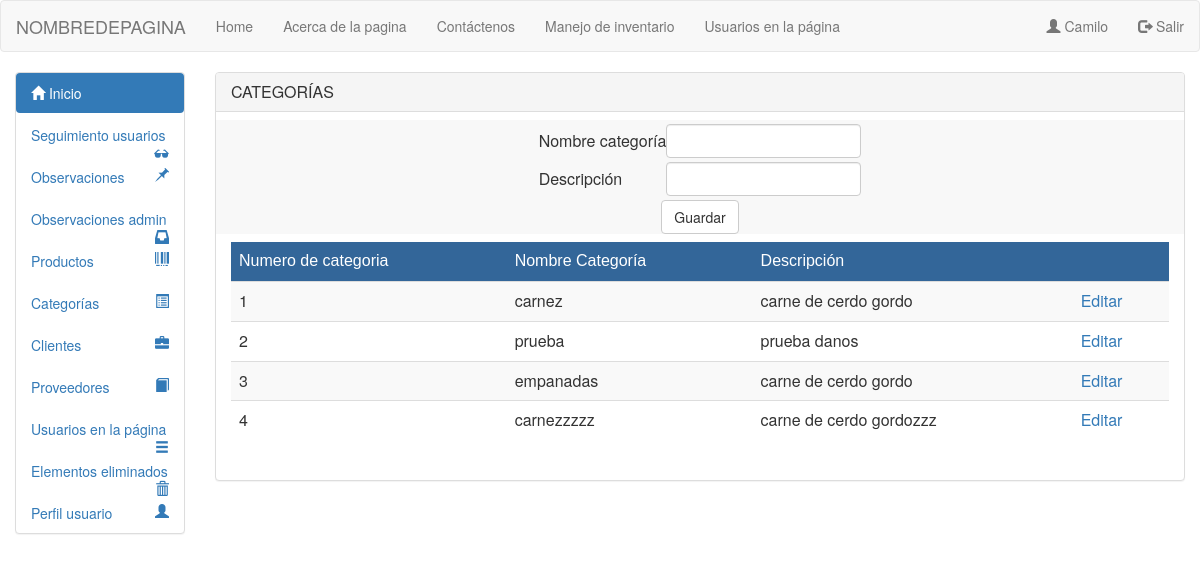
Before: /vista/html/crudcategoria.php (signed in) with the older database file.
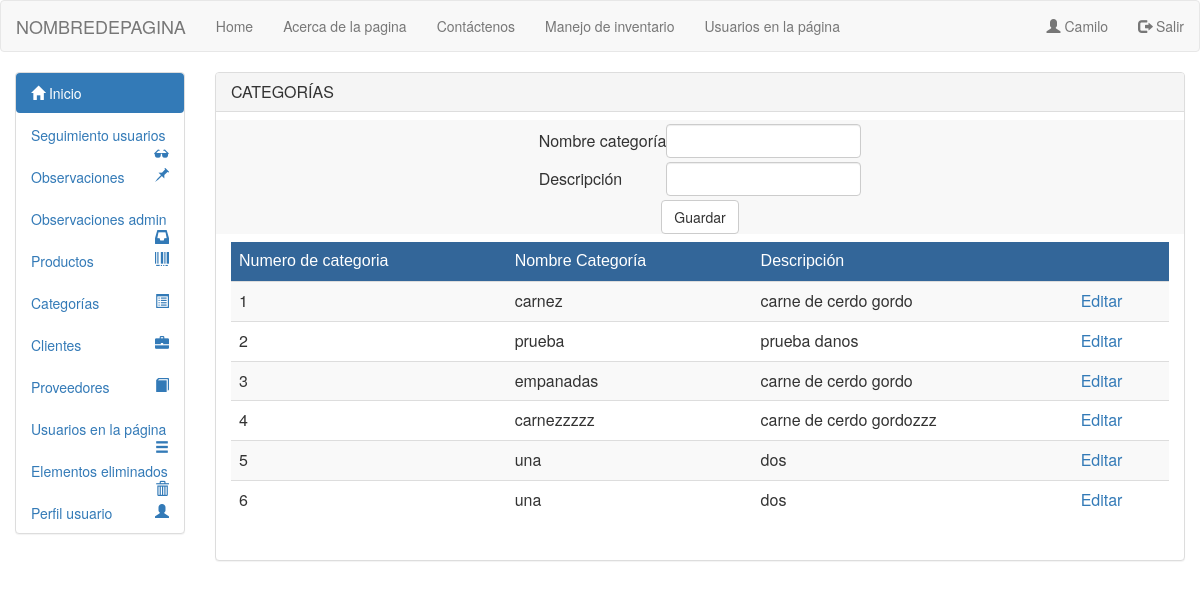
After: the same page with the newer database file.
### tables this page shows
CREATE TABLE `categorias` (
  `id_categoria` int(11) NOT NULL,
  `nombre_categoria` varchar(50) NOT NULL,
  `desc_categoria` varchar(255) NOT NULL,
  `estado_categoria` tinyint(1) NOT NULL
);

### modelo/mdlcatobtener.php (called while the page is built, shortened)
<?php
include_once("conexion.php");
    $nom = "";
    $des = "";
    $update = false;
?>

### Modelo/conexion.php (called while the page is built, shortened)
<?php
class Conexion
{
public function __construct()
{
$this->con = new mysqli("localhost", "root", "", "inventcorp");
}
}
?>

### modelo/mdlcatlistar.php (called while the page is built)
<?php
include_once("conexion.php");
class Categorialis extends Conexion
{
    public function listar()
    {
        $q = "select * from categorias where estado_categoria='1' order by id_categoria";
        $consulta = $this->con->query($q) or die ('failed!' . $this->con->error);
        return $consulta;
    }
}
?>

### Vista/html/crudcategoria.php (the view, shortened to what this page needs)
<?php
include_once '../../modelo/mdlcatlistar.php';
include_once '../../modelo/mdlcatobtener.php';
?>
<html lang="en">
<head>
<link href="../bootstrap/css/bootstrap.min.css" rel="stylesheet" media="screen">
</head>
<body>
<?php
include_once 'header.php';
?>
<div class="container-fluid">
<div class="row">
<div class="col-sm-3 col-md-2 sidebar">
<?php
include_once 'menulateral.php';
?>
</div>
<div class="col-sm-10 col-md-10">
<div class="panel panel-default">
<div class="panel-heading">
<h3 class="panel-title">CATEGORÍAS</h3>
</div>
<div class="row">
 <div class="col-sm-12 col-md-12">
            <form method="post" action="../../controlador/crudcat/controlador.php" class="navbar-form navbar-default">
            <table align="center">
                <tr><td style="padding:2px"></td></tr>
                <div class="form-group">
                        <tr>
                            <td >Nombre categoría</td>
                            <td><input type="text" class="form-control" name="nom" value="<?php echo $nom; ?>"  maxlength="12" required pattern="[a-zA-Z]*" title="No caracteres especiales solo letras" /></td>
                        </tr>
                </div>
                <tr><td style="padding:2px"></td></tr>
                <div class="form-group">
                        <tr>
                            <td >Descripción</td>
                            <td><input type="text" class="form-control" name="des" value="<?php echo $des; ?>" maxlength="50" required pattern="^[A-Za-z -]+$" title="Solo Letras 50 máximo no caracteres especiales" /></td>
                        </tr>
                </div>
                <tr><td style="padding:2px"></td></tr>
                <tr>
                        <td colspan="2" align="center">
                                <?php if ($update == true): ?>
                                <a href="crudcategoria.php">Cancelar</a>
                                    <button  type="submit" name="actualizar" class="btn btn-success" >Actualizar <span class="glyphicon glyphicon-ok"></button>
                                <?php else: ?>
                                    <button  type="submit" name="guardarcat" class="btn btn-default">Guardar</button>
                                <?php endif ?>
                        </td>
                </tr>
            </table>
            </form>
             <div class="col-sm-12 col-md-12">
             <div class="table-responsive">
                    <table class="table table-hover table-striped" align="center">
                    <thead>
                        <tr>
                            <tr style="color:#FFF; background-color:#369">
                            <td style="font-family:Tahoma, Geneva, sans-serif">Numero de categoria</td>
                            <td style="font-family:Tahoma, Geneva, sans-serif">Nombre Categoría</td>
                            <td style="font-family:Tahoma, Geneva, sans-serif">Descripción</td>
                            <td></td>
                        </tr>
                    </thead>
                    <?php
                    $objeto= new Categorialis;
                    $res=$objeto->listar();
                     while($row = $res->fetch_array(MYSQLI_ASSOC)){
                      ?>
                        <tr>
                            <td><?php echo $row['id_categoria']; ?></td>
                            <td><?php echo $row['nombre_categoria']; ?></td>
                            <td><?php echo $row['desc_categoria']; ?></td>
                            <td>
                                <a href="crudcategoria.php?edit=<?php echo $row['id_categoria']; ?>">Editar</a>
                            </td>
                        </tr>
                    <?php
                   } $objeto->CloseDB();?>
                </table>
                <br/>
             </div>
                </div>
              </div>
            </div>
        </div>
        </div>
</div>
</div>
    </body>
</html>

Changed rows visible on the page:
added categorias: id_categoria "5", nombre_categoria "una", desc_categoria "dos"
added categorias: id_categoria "6", nombre_categoria "una", desc_categoria "dos"
